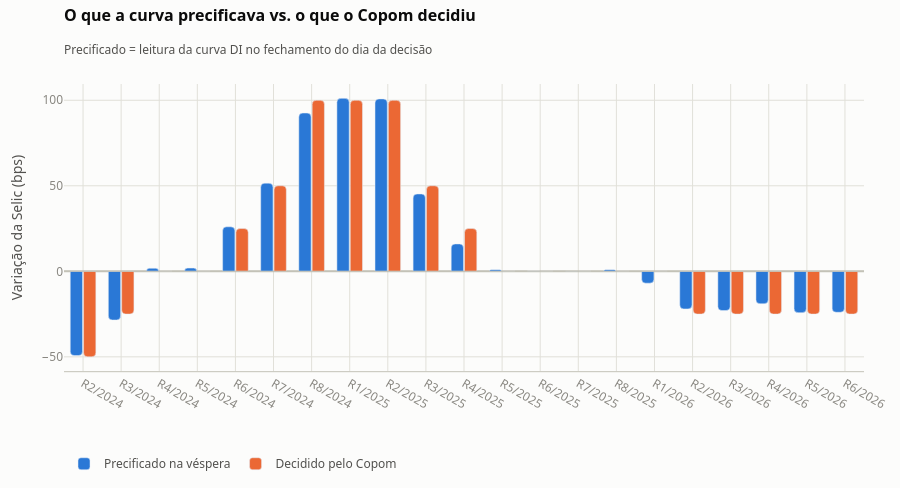

Notebook source saved alongside this figure:
### Markdown cell above
### Validação: o método funciona?

Se o método estiver certo, duas coisas têm de acontecer em cada reunião passada:

1. **A mudança do CDI lida na curva no dia seguinte à decisão tem de bater com a decisão anunciada.** Isso é um teste do método, e usa só dados da B3.
2. **O precificado na véspera tem de ficar perto do decidido**, exceto nas reuniões que surpreenderam o mercado. Isso é uma propriedade do mercado, não do método.

A célula abaixo reconstrói a precificação para todos os dias do histórico coberto pelo calendário.

### Code cell
historico_implicito = copom.historico_selic_implicita(historico, reunioes, selic_cdi)
surpresas = copom.surpresas_copom(historico_implicito, reunioes, selic_cdi)

graficos.grafico_surpresas(surpresas).show()
desvio_metodo = (surpresas["decidido_curva_bps"] - surpresas["decidido_bps"]).abs()
print(f"{len(surpresas)} reuniões · desvio máximo entre a decisão lida na curva e a anunciada: {desvio_metodo.max():.1f} bp")
print(f"Surpresa média (|decidido − precificado na véspera|): {surpresas['surpresa_bps'].abs().mean():.1f} bps")
surpresas.round(1)

### Figure 1 — Plotly figure (JSON) as saved in the notebook; plotly's stock layout.template omitted (floating-point values rounded to 4 significant figures)
{"data": [{"hovertemplate": "precificado %{y:+.1f} bps<extra></extra>", "marker": {"color": "#2a78d6", "cornerradius": 4}, "name": "Precificado na véspera", "type": "bar", "x": ["R2/2024", "R3/2024", "R4/2024", "R5/2024", "R6/2024", "R7/2024", "R8/2024", "R1/2025", "R2/2025", "R3/2025", "R4/2025", "R5/2025", "R6/2025", "R7/2025", "R8/2025", "R1/2026", "R2/2026", "R3/2026", "R4/2026", "R5/2026", "R6/2026"], "y": [-49.3, -28.47, 1.757, 1.882, 26.01, 51.53, 92.54, 101.1, 100.8, 45.22, 16.0, 0.9409, 0.2063, -0.1062, 0.9643, -6.93, -22.0, -22.94, -18.97, -24.17, -23.95]}, {"hovertemplate": "decidido %{y:+.0f} bps<extra></extra>", "marker": {"color": "#eb6834", "cornerradius": 4}, "name": "Decidido pelo Copom", "type": "bar", "x": ["R2/2024", "R3/2024", "R4/2024", "R5/2024", "R6/2024", "R7/2024", "R8/2024", "R1/2025", "R2/2025", "R3/2025", "R4/2025", "R5/2025", "R6/2025", "R7/2025", "R8/2025", "R1/2026", "R2/2026", "R3/2026", "R4/2026", "R5/2026", "R6/2026"], "y": [-50.0, -25.0, 0.0, 0.0, 25.0, 50.0, 100.0, 100.0, 100.0, 50.0, 25.0, 0.0, 0.0, 0.0, 0.0, 0.0, -25.0, -25.0, -25.0, -25.0, -25.0]}], "layout": {"bargap": 0.3, "bargroupgap": 0.08, "barmode": "group", "font": {"color": "#52514e", "family": "system-ui, -apple-system, 'Segoe UI', Roboto, sans-serif", "size": 12}, "height": 488, "hoverlabel": {"font": {"family": "system-ui, -apple-system, 'Segoe UI', Roboto, sans-serif", "size": 12}}, "hovermode": "x unified", "legend": {"bgcolor": "rgba(0,0,0,0)", "font": {"color": "#52514e"}, "orientation": "h", "x": 0, "xanchor": "left", "y": 0.02, "yanchor": "bottom", "yref": "container"}, "margin": {"b": 104, "l": 64, "r": 24, "t": 84}, "paper_bgcolor": "#fcfcfb", "plot_bgcolor": "#fcfcfb", "shapes": [{"line": {"color": "#c3c2b7", "width": 1}, "type": "line", "x0": 0, "x1": 1, "xref": "x domain", "y0": 0, "y1": 0, "yref": "y"}], "title": {"font": {"color": "#0b0b0b", "size": 16}, "subtitle": {"font": {"color": "#52514e", "size": 12}, "text": "Precificado = leitura da curva DI no fechamento do dia da decisão"}, "text": "<b>O que a curva precificava vs. o que o Copom decidiu</b>", "x": 0, "xanchor": "left", "xref": "paper", "y": 0.98, "yanchor": "top", "yref": "container"}, "xaxis": {"gridcolor": "#e1e0d9", "gridwidth": 1, "linecolor": "#c3c2b7", "showline": true, "tickfont": {"color": "#898781"}, "title": {"font": {"color": "#52514e"}, "text": ""}, "zerolinecolor": "#c3c2b7"}, "yaxis": {"gridcolor": "#e1e0d9", "gridwidth": 1, "linecolor": "#c3c2b7", "showline": false, "tickfont": {"color": "#898781"}, "title": {"font": {"color": "#52514e"}, "text": "Variação da Selic (bps)"}, "zerolinecolor": "#c3c2b7"}}}
